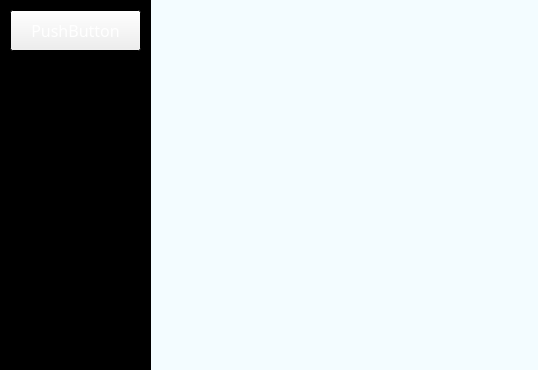
<?xml version="1.0" encoding="UTF-8"?>
<ui version="4.0">
 <class>ReLuu_main_window</class>
 <widget class="QMainWindow" name="ReLuu_main_window">
  <property name="geometry">
   <rect>
    <x>0</x>
    <y>0</y>
    <width>538</width>
    <height>370</height>
   </rect>
  </property>
  <property name="palette">
   <palette>
    <active>
     <colorrole role="Base">
      <brush brushstyle="SolidPattern">
       <color alpha="255">
        <red>255</red>
        <green>255</green>
        <blue>255</blue>
       </color>
      </brush>
     </colorrole>
     <colorrole role="Window">
      <brush brushstyle="SolidPattern">
       <color alpha="255">
        <red>243</red>
        <green>252</green>
        <blue>255</blue>
       </color>
      </brush>
     </colorrole>
     <colorrole role="LinkVisited">
      <brush brushstyle="SolidPattern">
       <color alpha="255">
        <red>243</red>
        <green>212</green>
        <blue>255</blue>
       </color>
      </brush>
     </colorrole>
    </active>
    <inactive>
     <colorrole role="Base">
      <brush brushstyle="SolidPattern">
       <color alpha="255">
        <red>255</red>
        <green>255</green>
        <blue>255</blue>
       </color>
      </brush>
     </colorrole>
     <colorrole role="Window">
      <brush brushstyle="SolidPattern">
       <color alpha="255">
        <red>243</red>
        <green>252</green>
        <blue>255</blue>
       </color>
      </brush>
     </colorrole>
     <colorrole role="LinkVisited">
      <brush brushstyle="SolidPattern">
       <color alpha="255">
        <red>243</red>
        <green>212</green>
        <blue>255</blue>
       </color>
      </brush>
     </colorrole>
    </inactive>
    <disabled>
     <colorrole role="Base">
      <brush brushstyle="SolidPattern">
       <color alpha="255">
        <red>243</red>
        <green>252</green>
        <blue>255</blue>
       </color>
      </brush>
     </colorrole>
     <colorrole role="Window">
      <brush brushstyle="SolidPattern">
       <color alpha="255">
        <red>243</red>
        <green>252</green>
        <blue>255</blue>
       </color>
      </brush>
     </colorrole>
     <colorrole role="LinkVisited">
      <brush brushstyle="SolidPattern">
       <color alpha="255">
        <red>243</red>
        <green>212</green>
        <blue>255</blue>
       </color>
      </brush>
     </colorrole>
    </disabled>
   </palette>
  </property>
  <property name="windowTitle">
   <string>ReLuu</string>
  </property>
  <property name="autoFillBackground">
   <bool>true</bool>
  </property>
  <widget class="QWidget" name="centralwidget">
   <widget class="QFrame" name="frame_2">
    <property name="geometry">
     <rect>
      <x>0</x>
      <y>0</y>
      <width>151</width>
      <height>371</height>
     </rect>
    </property>
    <property name="palette">
     <palette>
      <active>
       <colorrole role="ButtonText">
        <brush brushstyle="SolidPattern">
         <color alpha="255">
          <red>255</red>
          <green>255</green>
          <blue>255</blue>
         </color>
        </brush>
       </colorrole>
       <colorrole role="Base">
        <brush brushstyle="SolidPattern">
         <color alpha="255">
          <red>255</red>
          <green>255</green>
          <blue>255</blue>
         </color>
        </brush>
       </colorrole>
       <colorrole role="Window">
        <brush brushstyle="SolidPattern">
         <color alpha="255">
          <red>0</red>
          <green>0</green>
          <blue>0</blue>
         </color>
        </brush>
       </colorrole>
      </active>
      <inactive>
       <colorrole role="ButtonText">
        <brush brushstyle="SolidPattern">
         <color alpha="255">
          <red>255</red>
          <green>255</green>
          <blue>255</blue>
         </color>
        </brush>
       </colorrole>
       <colorrole role="Base">
        <brush brushstyle="SolidPattern">
         <color alpha="255">
          <red>255</red>
          <green>255</green>
          <blue>255</blue>
         </color>
        </brush>
       </colorrole>
       <colorrole role="Window">
        <brush brushstyle="SolidPattern">
         <color alpha="255">
          <red>0</red>
          <green>0</green>
          <blue>0</blue>
         </color>
        </brush>
       </colorrole>
      </inactive>
      <disabled>
       <colorrole role="ButtonText">
        <brush brushstyle="SolidPattern">
         <color alpha="255">
          <red>120</red>
          <green>120</green>
          <blue>120</blue>
         </color>
        </brush>
       </colorrole>
       <colorrole role="Base">
        <brush brushstyle="SolidPattern">
         <color alpha="255">
          <red>0</red>
          <green>0</green>
          <blue>0</blue>
         </color>
        </brush>
       </colorrole>
       <colorrole role="Window">
        <brush brushstyle="SolidPattern">
         <color alpha="255">
          <red>0</red>
          <green>0</green>
          <blue>0</blue>
         </color>
        </brush>
       </colorrole>
      </disabled>
     </palette>
    </property>
    <property name="font">
     <font>
      <family>MS Reference Sans Serif</family>
      <pointsize>25</pointsize>
     </font>
    </property>
    <property name="autoFillBackground">
     <bool>true</bool>
    </property>
    <property name="frameShape">
     <enum>QFrame::StyledPanel</enum>
    </property>
    <property name="frameShadow">
     <enum>QFrame::Raised</enum>
    </property>
    <widget class="QPushButton" name="pushButton">
     <property name="geometry">
      <rect>
       <x>10</x>
       <y>10</y>
       <width>131</width>
       <height>41</height>
      </rect>
     </property>
     <property name="font">
      <font>
       <pointsize>12</pointsize>
      </font>
     </property>
     <property name="text">
      <string>PushButton</string>
     </property>
    </widget>
   </widget>
  </widget>
 </widget>
 <resources/>
 <connections/>
</ui>
